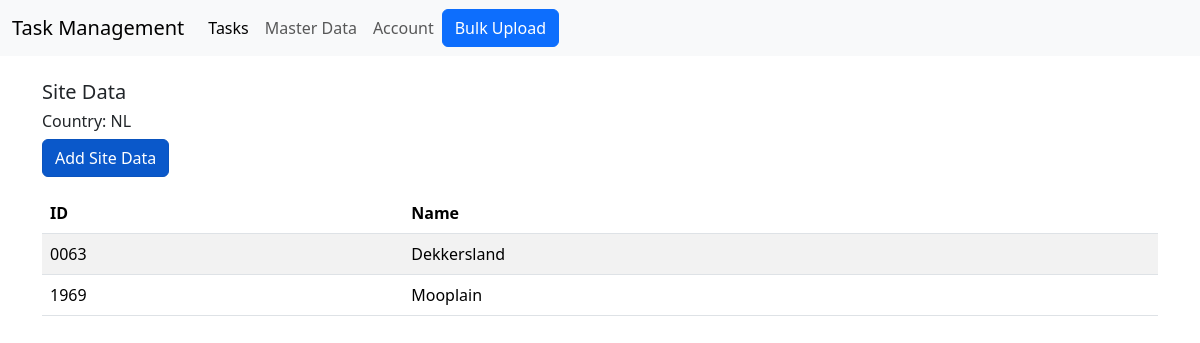
The app's page /site_data (signed in) with its own data.
### tasks/models.py (models this page shows, shortened)
class SiteData(models.Model):
    country = models.ForeignKey(Country,on_delete=models.CASCADE, related_name='site_data')
    site_name = models.CharField(max_length = 50)
    site_id = models.CharField(max_length = 6)

class Country(models.Model):
    name = models.CharField(max_length=20)
    def __str__(self):
        return f'{self.name} '

### tasks/views.py (the view)
# urls.py: path("site_data", views.site_data, name = "site_data"),
@login_required(login_url='login')
def site_data(request):
    site = models.SiteData.objects.all()
    return render(request, template_name= "tasks/site_data.html", context={"site": site})

### tasks/templates/tasks/site_data.html (shortened to what this page needs)
{% include "base.html" %}
{% block body %}
<div class="container mt-4">
    <h5>Site Data</h5>
    <h6>Country: {{ site.0.country }}</h6>
    <a href="{% url "site_add" %}" class="btn btn-primary  active" role="button" aria-pressed="true">Add Site Data</a>
    <table class="table table-striped">
        <thead>
            <tr>
                <th>ID</th>
                <th>Name</th>
            </tr>
        </thead>
        <tbody>
            {% for site in site %}
            <tr>
                <td>{{ site.site_id }}</td>
                <td>{{ site.site_name }}</td>
            </tr>
            {% endfor %}
        </tbody>
    </table>
{% endblock body %}

### records on screen
SiteData: country.name "NL", site_id "0063", site_name "Dekkersland"
SiteData: site_id "1969", site_name "Mooplain"
